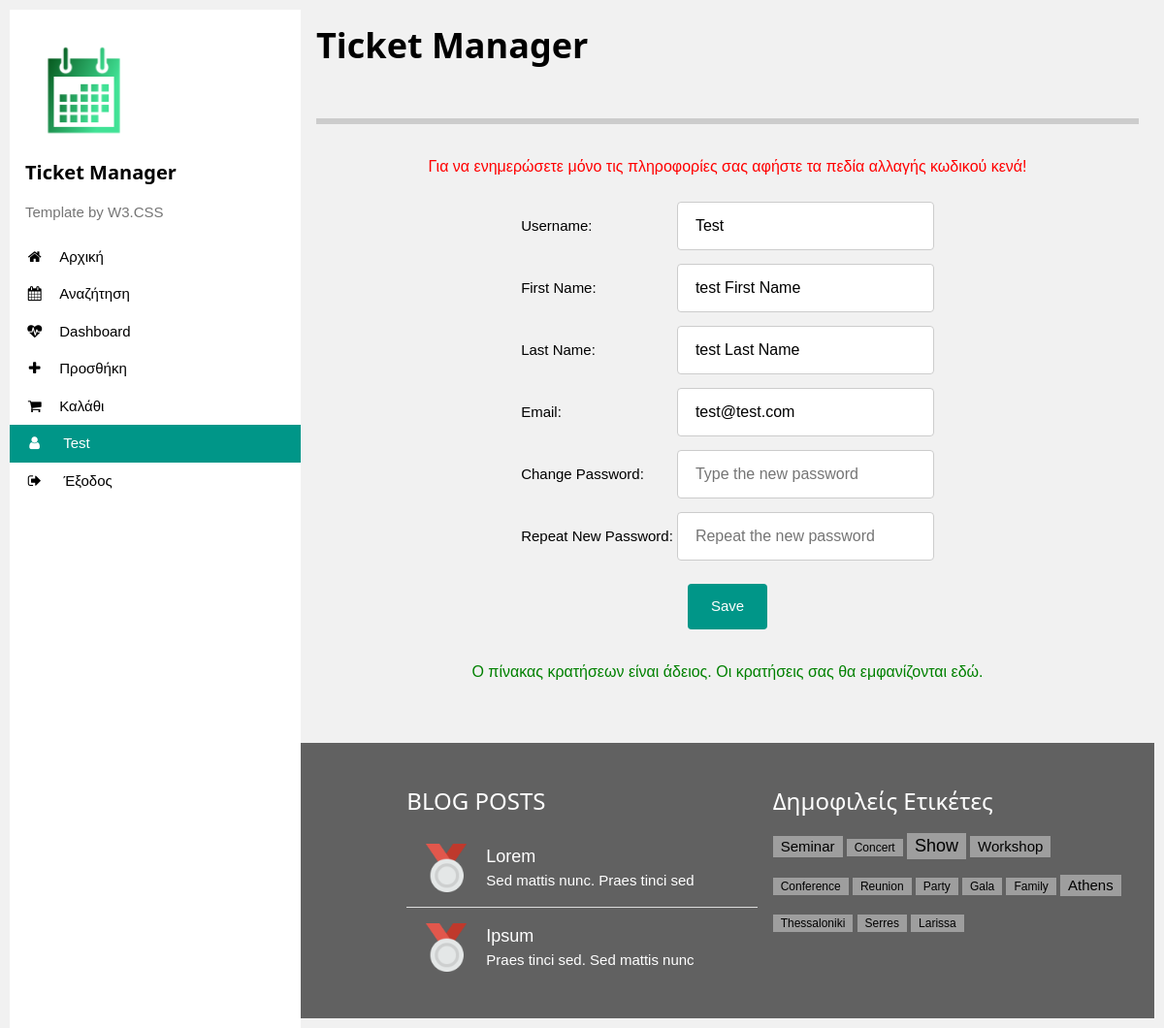
The app's page /profile.php (signed in) with its own data.
### tables this page shows
CREATE TABLE `users` (
  `Id` varchar(450) NOT NULL,
  `UserName` varchar(450) NOT NULL,
  `NormallizedUserName` varchar(256) NOT NULL,
  `Email` varchar(256) NOT NULL,
  `NormallizedEmail` varchar(256) NOT NULL,
  `EmailConfirmed` bit(1) DEFAULT NULL,
  `PasswordHash` varchar(3000) NOT NULL,
  `SecurityStamp` datetime NOT NULL DEFAULT CURRENT_TIMESTAMP ON UPDATE CURRENT_TIMESTAMP,
  `ConcurrencyStamp` varchar(3000) NOT NULL,
  `PhoneNumber` varchar(15) NOT NULL,
  `PhoneNumberConfirmed` bit(1) NOT NULL,
  `TwoFactorEnabled` bit(1) NOT NULL,
  `LockoutEnd` datetime NOT NULL,
  `LockoutEnabled` bit(1) NOT NULL,
  `AccessFailedCount` int NOT NULL DEFAULT '0',
  `FirstName` varchar(3000) NOT NULL,
  `LastName` varchar(3000) NOT NULL,
  PRIMARY KEY (`Id`)
);

### profile.php (the view, shortened to what this page needs)
<?php
include 'header.php';
if (!isset($_SESSION['username'])) {
	exit(header('Location: /events/index.php'));
}
else
{
	require 'functions/dbconn.php';
	$output = '';
	$sql = "SELECT * FROM users WHERE Id=?";
	$stmt = mysqli_stmt_init($dbconn);
		if (!mysqli_stmt_prepare($stmt, $sql))
		{
			errorRedirect('sqlerror');
		}
		else
		{
			mysqli_stmt_bind_param($stmt,"s", $_SESSION['userid']);
			mysqli_stmt_execute($stmt);
			$result = mysqli_stmt_get_result($stmt);
			if ($row = mysqli_fetch_assoc($result))
			{
?>
<div class="center">
	<form class="userInput" action="functions/profile_update.php" method="post">
		<p class="errorMsg">Για να ενημερώσετε μόνο τις πληροφορίες σας αφήστε τα πεδία αλλαγής κωδικού κενά!</p>
		<table class="table-contents">
		  <tr>
		    <td>Username: </td>
		    <td><input type="text" name="uname" value="<?php echo $row['UserName'] ?>"></td>
		  </tr>
		  <tr>
		  	<td>First Name: </td>
		  	<td><input type="text" name="fname" value="<?php echo $row['FirstName'] ?>"></td>
		  </tr>
		  <tr>
		  	<td>Last Name: </td>
		  	<td><input type="text" name="lname" value="<?php echo $row['LastName'] ?>"></td>
		  </tr>
		  <tr>
		    <td>Email: </td>
		    <td><input type="text" name="mail" value="<?php echo $row['Email'] ?>"></td>
		  </tr>
		  <tr>
		    <td>Change Password: </td>
		    <td><input type="text" name="pwd" placeholder="Type the new password"></td>
		  </tr>
		  <tr>
		    <td>Repeat New Password: </td>
		    <td><input type="text" name="pwd-repeat" placeholder="Repeat the new password"></td>
		  </tr>
		</table><br>
		<button class="w3-btn w3-teal w3-btn w3-padding-large w3-round w3-margin" type="submit" name="profile-submit">Save</button>
	</form>
</div>
<?php
			}
		}
reservationstable();
}
function reservationstable()
{
	global $output, $dbconn;
	$sql = "SELECT * FROM reservation WHERE UserId='".$_SESSION['userid']."'";
	$result = mysqli_query($dbconn, $sql);
	if(mysqli_num_rows($result)==0)
	{
		$output .= "<div class='center'><p class='successMsg'>Ο πίνακας κρατήσεων είναι άδειος. Οι κρατήσεις σας θα εμφανίζονται εδώ.</p></div>";
	}
	$output .= '</table></div>';
	echo $output;
}
?>
<?php
include 'footer.php';
?>

### header.php (shortened to what this page needs)
<?php
require 'functions/dbconn.php';
$page = basename($_SERVER['PHP_SELF']);
?>
<!DOCTYPE html>
<html>
<head>
	<link href="style/eventsStyle.css" rel="stylesheet" type="text/css" />
	<link href="style/w3.css" rel="stylesheet" type="text/css" />
	<link rel="stylesheet" type="text/css" href="https://cdnjs.cloudflare.com/ajax/libs/font-awesome/4.7.0/css/font-awesome.css">
</head>
<body>
<nav class="w3-sidebar w3-collapse w3-white w3-animate-left" style="z-index:3;width:300px;" id="sidebar"><br>
  <div class="w3-container">
    <img src="images/logo.png" style="width:45%;" class="w3-round">
    <h4><b>Ticket Manager</b></h4>
    <p class="w3-text-grey">Template by W3.CSS</p>
  </div>
  <div class="w3-bar-block">
    <a href="index.php" onclick="w3_close()" class="w3-bar-item w3-button w3-padding <?php if($page=='index.php'){echo 'w3-teal';} ?>"><i class="fa fa-home fa-fw w3-margin-right"></i>Αρχική</a>
    <a href="select.php" id="select.php" onclick="w3_close()" class="w3-bar-item w3-button w3-padding <?php if($page=='select.php'){echo 'w3-teal';} ?>"><i class="fa fa-calendar fa-fw w3-margin-right"></i>Αναζήτηση</a>
<?php
    if (isset($_SESSION['userid']) && $_SESSION['userid'] == '1')
    {
       $addevent = '<a href="new_event.php" onclick="w3_close()" class="w3-bar-item w3-button w3-padding ';
       $adminpanel = '<a href="dashboard.php" onclick="w3_close()" class="w3-bar-item w3-button w3-padding ';
       if($page =='new_event.php')
        {
          $addevent .= 'w3-teal"><i class="fa fa-plus fa-fw w3-margin-right"></i>Προσθήκη</a>';
          $adminpanel .= '"><i class="fa fa-heartbeat fa-fw w3-margin-right"></i>Dashboard</a>';
        }
        elseif($page =='dashboard.php')
        {
          $addevent .= '"><i class="fa fa-plus fa-fw w3-margin-right"></i>Προσθήκη</a>';
          $adminpanel .= 'w3-teal"><i class="fa fa-heartbeat fa-fw w3-margin-right"></i>Dashboard</a>';
        }
        else
        {
          $addevent .= '"><i class="fa fa-plus fa-fw w3-margin-right"></i>Προσθήκη</a>';
          $adminpanel .= '"><i class="fa fa-heartbeat fa-fw w3-margin-right"></i>Dashboard</a>';
        }
        echo $adminpanel.$addevent;
    }
?>
    <a href="cart.php" onclick="w3_close()" class="w3-bar-item w3-button w3-padding <?php if($page=='cart.php'){echo 'w3-teal';} ?>"><i class="fa fa-shopping-cart fa-fw w3-margin-right"></i>Καλάθι</a>
<?php
    if (isset($_SESSION['userid']))
    {
      $sql = "SELECT UserName FROM users WHERE Id=?";
      $stmt = mysqli_stmt_init($dbconn);
      if (!mysqli_stmt_prepare($stmt, $sql))
      {
        exit(header('Location: /logout.php?error=sqlerror'));
      }
      else
      {
        mysqli_stmt_bind_param($stmt,"s", $_SESSION['userid']);
        mysqli_stmt_execute($stmt);
        $result = mysqli_stmt_get_result($stmt);
        if ($row = mysqli_fetch_assoc($result))
        {
?>
          <a href="profile.php" id="profile.php" onclick="w3_close()" class="w3-bar-item w3-button w3-padding <?php if($page=='profile.php'){echo 'w3-teal';} ?>"><i class="fa fa-user fa-fw w3-margin-right"></i> <?php echo $row['UserName'];?></a>
          <a href="./functions/logout.php"  onclick="w3_close()" class="w3-bar-item w3-button w3-padding"><i class="fa fa-sign-out fa-fw w3-margin-right"></i> Έξοδος</a>
<?php
        }
      }
    }
?>
</div>
</nav>
<div id="w3-main" class="w3-main" style="margin-left:300px">
<header id="portfolio">
  <div class="w3-container">
  <h1><b>Ticket Manager</b></h1>
  <div class="w3-section w3-bottombar w3-padding-16"></div>
  </div>
</header>

### style/eventsStyle.css (style rules this page uses)
* { box-sizing: border-box; }
body { font-family: Arial; padding: 10px; background: #f1f1f1; }
form.userInput { display: inline-block; }
p.errorMsg { font-size: 16px; color: red; }
p.successMsg { font-size: 16px; color: green; }
input[type=text], input[type=password], input[type=datetime-local], input[type="date"], select { padding: 12px 18px; margin: 5px 0; display: inline-block; border: 1px solid #ccc; border-radius: 4px; box-sizing: border-box; font-size: 16px; transition: 0.3s; min-width: 265px; }
div.center { text-align: center; }
.table-contents { text-align: left; display: inline-block; vertical-align: top; }

### style/w3.css (style rules this page uses)
*,*:before,*:after { box-sizing:inherit }
html { -ms-text-size-adjust:100%;-webkit-text-size-adjust:100% }
body { margin:0 }
article,aside,details,figcaption,figure,footer,header,main,menu,nav,section { display:block }
a { background-color:transparent }
b,strong { font-weight:bolder }
img { border-style:none }
button,input,select,textarea,optgroup { font:inherit;margin:0 }
button,input { overflow:visible }
button,select { text-transform:none }
button,[type=button],[type=reset],[type=submit] { -webkit-appearance:button }
html,body { font-family:Verdana,sans-serif;font-size:15px;line-height:1.5 }
html { overflow-x:hidden }
h1 { font-size:36px }
h4 { font-size:20px }
h1,h2,h3,h4,h5,h6 { font-family:"Segoe UI",Arial,sans-serif;font-weight:400;margin:10px 0 }
img { vertical-align:middle }
a { color:inherit }
.w3-btn,.w3-button { border:none;display:inline-block;padding:8px 16px;vertical-align:middle;overflow:hidden;text-decoration:none;color:inherit;background-color:inherit;text-align:center;cursor:pointer;white-space:nowrap }
.w3-btn,.w3-button { -webkit-touch-callout:none;-webkit-user-select:none;-khtml-user-select:none;-moz-user-select:none;-ms-user-select:none;user-select:none }
.w3-sidebar { height:100%;width:200px;background-color:#fff;position:fixed!important;z-index:1;overflow:auto }
.w3-main,#main { transition:margin-left .4s }
.w3-bar-block .w3-bar-item { width:100%;display:block;padding:8px 16px;text-align:left;border:none;white-space:normal;float:none;outline:0 }
.w3-container:after,.w3-container:before,.w3-panel:after,.w3-panel:before,.w3-row:after,.w3-row:before,.w3-row-padding:after,.w3-row-padding:before, .w3-cell-row:before,.w3-cell-row:after,.w3-clear:after,.w3-clear:before,.w3-bar:before,.w3-bar:after { content:"";display:table;clear:both }
@media (min-width:993px) { .w3-sidebar.w3-collapse { display:block!important } }
.w3-round,.w3-round-medium { border-radius:4px }
.w3-container,.w3-panel { padding:0.01em 16px }
.w3-animate-left { position:relative;animation:animateleft 0.4s }
.w3-bottombar { border-bottom:6px solid #ccc!important }
.w3-section,.w3-code { margin-top:16px!important;margin-bottom:16px!important }
.w3-margin { margin:16px!important }
.w3-margin-right { margin-right:16px!important }
.w3-padding { padding:8px 16px!important }
.w3-padding-large { padding:12px 24px!important }
.w3-padding-16 { padding-top:16px!important;padding-bottom:16px!important }
.w3-teal,.w3-hover-teal:hover { color:#fff!important;background-color:#009688!important }
.w3-white,.w3-hover-white:hover { color:#000!important;background-color:#fff!important }
.w3-text-grey,.w3-hover-text-grey:hover,.w3-text-gray,.w3-hover-text-gray:hover { color:#757575!important }

### records on screen
users: UserName "Test", uname "Test", fname "test First Name", lname "test Last Name", mail "test@test.com"
